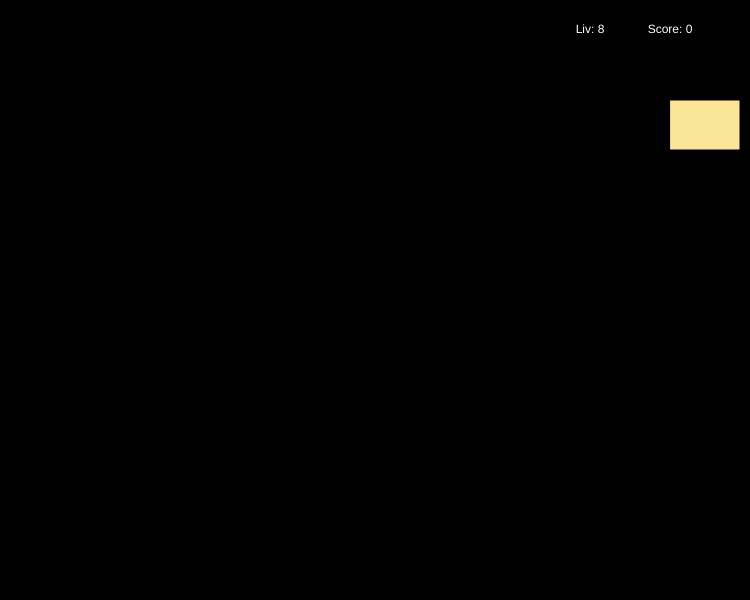
Frame 1 (no input)
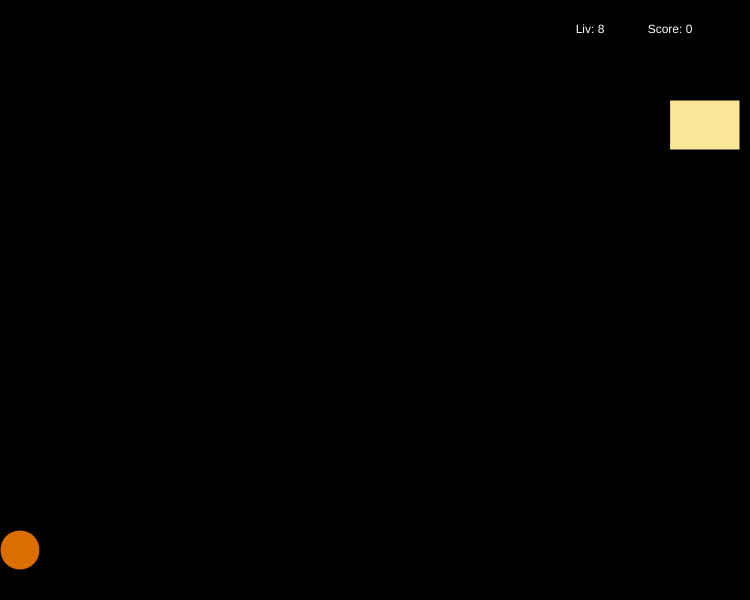
Frame 60 (no input)
Frame 120 (the mouse pressed at the canvas centre since frame 60): identical to frame 60, image omitted

The p5.js sketch that drew these frames (run headless with seeded random() and noise() and a simulated clock; from frame 60 on, the mouse is pressed at the canvas centre):

// p5.js sketch
// ── sketch.js
/*
Først laver vi nogle variable til at lave en appelsin:
 - en kugle som vi vil skyde afsted og fange i en turban
*/

// Appelsinen
let x = 0; 
let y = 550;
const rad = 20;
let xspeed = 4;
let yspeed = -10;
let newspeed;
const grav = 0.1; // acceleration i nedadgående retning, lige som tyngde
const col = [220,110,0];

// Turbanen
let turban;

// Øvrige
let tid = 150;
let score = 0;
let missed = 0;
let liv = 8;
let spilIgang = true;   //flag

/* 
 * 
 */
function setup() {  // kører kun en gang, når programmet startes
    createCanvas(750, 600);

    textAlign(CENTER, CENTER);

    newspeed = yspeed;
    x = rad;
    // parametrene til Kurv-konstruktøren er (x, y, bredde, dybde, speed)
    turban = new Kurv(670, 100, 70, 50, 10);
}

function draw() {
    background(0);
    
    if (spilIgang) {
        move();
        checkScore();
        display();
        if (keyIsDown(UP_ARROW)) {
            turban.moveY(-5);
        }
        if (keyIsDown(DOWN_ARROW)) {
            turban.moveY(5);
        }    
        if (keyIsDown(LEFT_ARROW)) {
            turban.moveX(-5);
        }
        if (keyIsDown(RIGHT_ARROW)) {
            turban.moveX(5);
        } 
    }
    else {  // så er Game Over det der skal vises
        fill(col);
        textSize(46);
        text("Game Over",width/2 + random(-5,5), height/2 + random(3 ));
        text("Score: "+score, width/2, height/2 + 50);
    }
}

function display() {
    fill(255);
    textSize(12);
    text("Score: "+score, width-80, 30);
    text("Liv: " + liv, width-160, 30);
    
    //Her skal vi sørge for at appelsinen bliver vist, hvis den skal vises
    if(tid > 0) {
        tid -= 1;
    }
    if (tid < 100) {
        fill(col);
        ellipse(x, y, rad*2, rad*2);

    }

    // Her vises turbanen - foreløbig blot en firkant
    turban.tegn();
}
    
function move() {
    //Her skal vi sørge for at appelsinen bevæger sig, hvis den er startet
    if (tid <= 0) {
        x += xspeed;
        y += yspeed;
        yspeed += grav;
    }
    if (x > width || y > height) {
        missed += 1;
        liv -= 1;
        if (liv < 1) {
            spilIgang = false;
        }
        shootNew();
    }
}

function checkScore() {
    // Her checkes om turbanen har fanget appelsinen. Hvis ja, skydes en ny appelsin afsted
    if (yspeed > 0) {
        if (turban.grebet(x, y, rad)) {
            score += 1;
            shootNew(); 
        }
    }
}
    
function shootNew() {
    //Her skal vi sørge for at en ny appelsin skydes afsted 
    x = rad;
    y = 550;
    yspeed = newspeed;
    xspeed = random(4);
    tid = random(400);
}


function keyPressed() {
    // Funktionen gør ingenting lige nu
    return false;  // Forebygger evt. browser default behaviour
}

/*
OPGAVER
 Opgave 1 - undersøg hvad variablerne  grav  og  tid  bruges til, og hvor.
            Skriv det i kommentarer, prøv at se hvad der sker, når
            I laver dem om. 

 Opgave 2 - lav programmet om så det er tilfældigt hvor højt oppe 
            på venstre kan appelsinerne starter. Overvej om man kan 
            sikre, at appelsinen ikke ryger ud af skærmens top men 
            stadig har en "pæn" bane.

 Opgave 3 - ret programmet til, så det også angives hvor mange 
            appelsiner man IKKE greb med turbanen

 Opgave 4 - Undersøg hvad scriptet  kurv.js  er og gør, og forklar 
            lidt mere detaljeret end det er gjort nu hvad sammenhængen 
            mellem dette script og turbanen i  sketch.js  er. 
            Skriv det som kommentarer i toppen af  kurv.js
            Prøv jer frem med forskellige løsninger for hvor hurtigt 
            turbanen skal rykke. 

 Opgave 5 - Find et billede af en turban og sæt det ind i stedet 
            for firkanten. Find eventuelt også en lyd, der kan afspilles, 
            når appelsinen gribes. Se gerne i "p5 Reference" hvordan, 
            hvis ikke I kan huske det:   https://p5js.org/reference/
            
 Opgave 6 - Lav en Appelsin-klasse, lige som der er en Kurv-klasse. 
            Flyt koden til appelsinen ud i et selvstændigt script.
            Overvej hvad det skal hedde, og hvilke variabler og funktioner, 
            der skal lægges over i det nye script, herunder hvordan det 
            kommer til at berøre turbanen. Skriv jeres overvejelser i 
            kommentarerne

 Opgave 7 - Ret programmet til, så der kan være flere appelsiner i 
            luften på en gang, dvs. at der kan skydes en ny appelsin
            afsted før den foregående er forsvundet. Overvej hvordan 
            og hvor hurtigt de skal skydes af, for at det kan gøre spillet
            sjovere og mere udfordrende, og forklar jeres tanker
            i kommentarerne

 Opgave 8 - Ret programmet til, så det kan vindes og/eller tabes ved
            at man griber eller misser et antal appelsiner. Sørg for 
            at der vises en "Game Over"-skærm, som fortæller om man 
            vandt eller tabte, og som giver mulighed for at starte et
            nyt spil. Se evt. om I kan lave en løsning så turbanens
            bevægelseshastighed, skydetempoet med appelsinerne og andre
            ting kan justeres mens man spiller. Lav evt. programmet om, 
            så man kan flytte turbanen med musen


*/

// ── frugt.js
/* Frugt-klasse til at lave appelsiner med mere ud fra*/

class Frugt {
    /* Den første del er en "konstruktør".
     * Den tager parametrene og konstruerer et nyt objekt 
     * ud fra dem. Værdierne huskes som hørende til netop 
     * dette objekt ved hjælp af nøgleordet this
     */
    constructor(x, y, r, xs, ys ,c) {
        this.x = x;
        this.y = y;
        this.r = r;
        this.yspeed = ys;
        this.xspeed = xs;
        this.col = c;
        console.log("Limefrugt er lavet, gravitation er "+grav);
    }  

    display2 = function() {
        fill(this.col);
        ellipse(this.x, this.y, this.r*2, this.r*2);
    }

    //Her skal vi sørge for at frugten bevæger sig, hvis den er startet
    move2 = function() {
        this.x += this.xspeed;
        this.y += this.yspeed;
        this.yspeed += grav;
        console.log("Yspeed er nu "+this.yspeed);
        if (this.x > width || this.y > height) {
            missed += 1;
            liv -= 1;
            if (liv < 1) {
                spilIgang = false;
                genstartKnap.show();

                //restart();
            }
            console.log("Afskyder ny lime");
            this.shootNew2();
        }
    }

    genstartPos = function() {
        this.x = 20;
        this.y = 330;
        this.yspeed = -5;
        this.xspeed = random(4);
    }

    //Her skal vi sørge for at en ny frugt skydes afsted 
    shootNew2 = function() {
        console.log("ShootNew2 kaldes");
        this.genstartPos();
    }


    checkScore2 = function() {
        if (this.yspeed > 0) {
            if (turban.grebet(this.x, this.y, this.r)) {
                score += 1;
                this.shootNew2(); 
            }
        }
    }

}
// ── kurv.js
/*
 * Dette script definerer klassen Kurv
*/

class Kurv {
    /* Den første del er en "konstruktør".
     * Den tager parametrene og konstruerer et nyt objekt 
     * ud fra dem. Værdierne huskes som hørende til netop 
     * dette objekt ved hjælp af nøgleordet this
     */
    constructor(x, y, bredde, dybde, speed) {
        this.x = x;
        this.y = y;
        this.bred = bredde;
        this.dyb = dybde;
        this.speed = speed;
        this.col = [250,230,150];
    }   
    
    /* Tegner kurven. Her kan evt. sættes et billede ind i stedet
     */
    tegn = function() {
        fill(this.col);
        rect(this.x, this.y, this.bred, this.dyb);
    }

    /* Flytter kurvens position
     */
    moveX = function(flyt) {
        this.x += flyt;
        if (this.x < 0) {this.x = 0};
        if (this.x > width-this.bred) {this.x = width - this.bred};
    }

    moveY = function(flyt) {
        this.y += flyt;
        if (this.y < 0) {this.y = 0};
        if (this.y > height-this.dyb) {this.y = height - this.dyb};
    }

    /* Tjekker om bolden/appelsinen er grebet ved at se om den rammer
     * "rent" ned gennem kurvens overkant. Parametrene er hhv. boldens
     * midtpunkts koordinater og boldens radius
     */
    grebet = function(xa, ya, ra) {
        if ((ya < this.y+3 && ya > this.y-3) && xa > this.x+ra && xa < this.x+this.bred-ra) {
            return true;
        }
        else {
            return false;
        }
    }

} 
